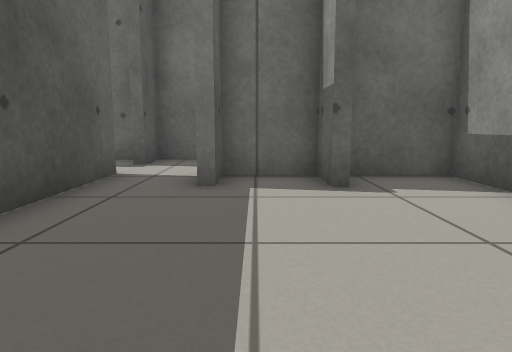
[1] (above)

12 first-person views from a walk through a world built for the Gazebo simulator. The camera is 0.5 m above the floor, tilts 8° down and sees 70° across. The floor is counted in squares, 0.5 m on a side. Each view is taken from the middle of a square. On the plan, view 1 faces up. The plan holds only what a view shows up to about 13 squares ahead; the rest is blank. The place goes on beyond the plan.

[2]
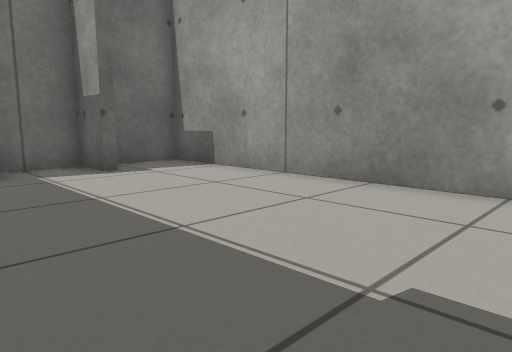

[3]
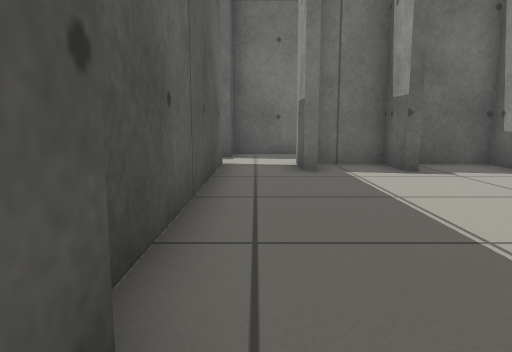

[4]
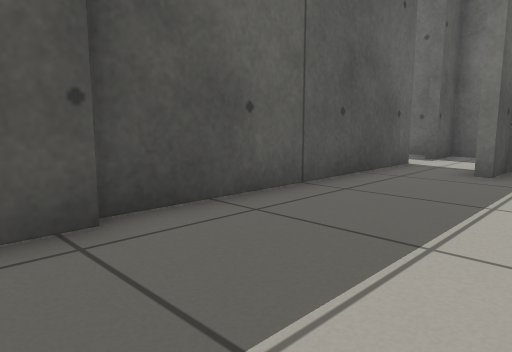

[5]
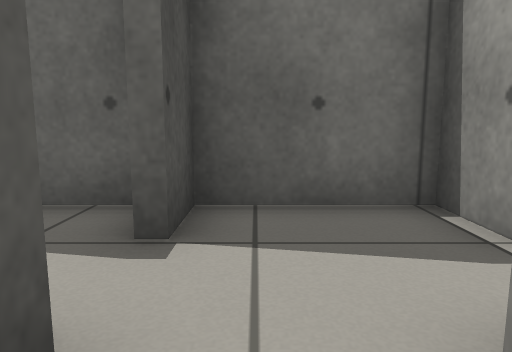

[6]
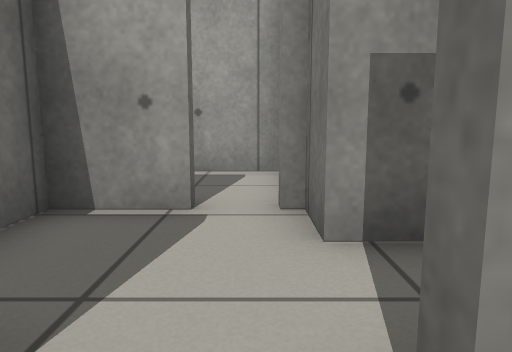

[7]
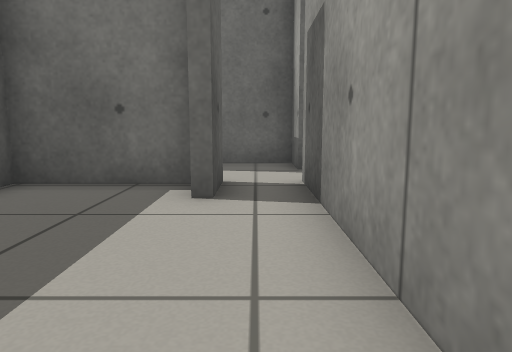

[8]
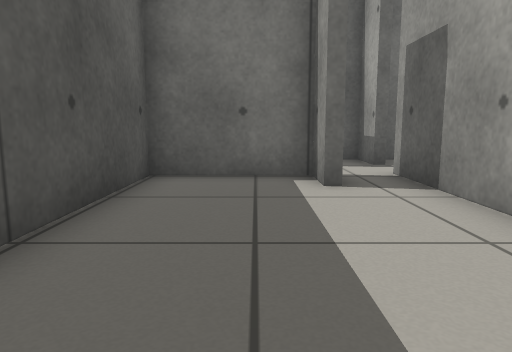

[9]
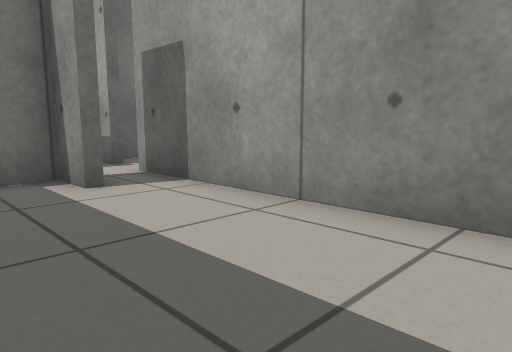

[10]
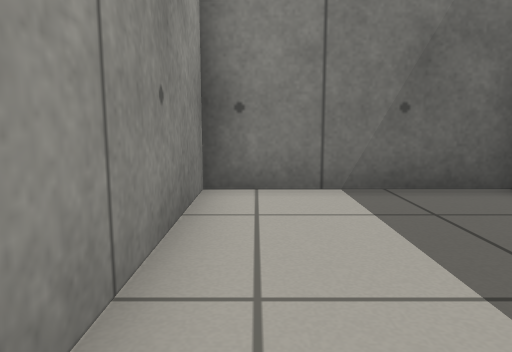

[11]
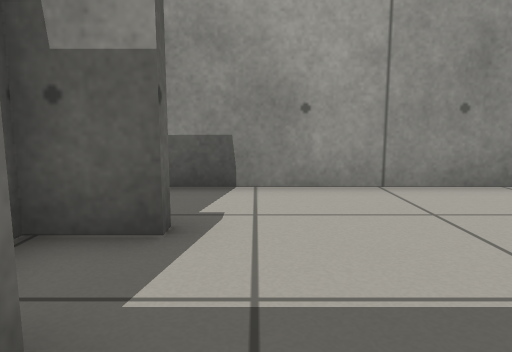

[12]
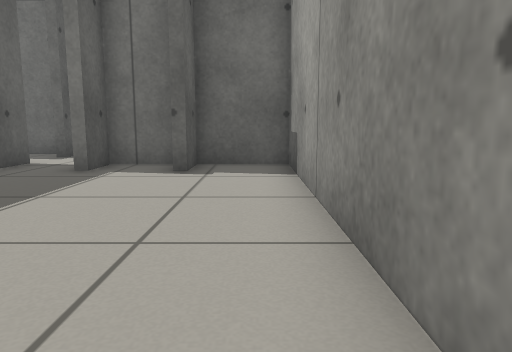

### Floor plan
Points are (right, up) in squares from view 1. A wall is a line through its corners. A room is listed if a view was taken in it or the views show most of it. See-through windows are left out.
Room 1 (views 1, 2, 3, 4, 5, 11, 12)
walls: (-1, 5.9) (-1, 7.5); (3.8, -1.1) (3.8, 7.1) (1.5, 7.1) (1.5, 5.9) (1.2, 5.9) (1.2, 7.1) (-0.7, 7.1) (-0.7, 5.9); (-2.9, 7.5) (-2.9, -0.5)
low walls: (-2.6, -0.5) (-2.6, -1.5)
ways out: opening at (-2, 6.5)
Room 2 (view 6)
walls: (-3.2, 9) (-3.2, 10.5) (-4.9, 10.5)
ways out: opening at (-4, 6.5) to room 3; opening at (-3, 8.5)
Room 3 (views 7, 8, 9, 10)
walls: (-4.6, 7.5) (-4.6, 5.9) (-4.9, 5.9) (-4.9, 7.1) (-8.1, 7.1) (-8.1, 2.9); (-8, -0.6) (-3.2, -0.6) (-3.2, 7.5)
ways out: opening at (-4, 6.5) to room 2

Positions as (right, up) in squares from view 1, and headings:
1: (0, 0), facing up
2: (-2, -2), facing up-right
3: (-2, -2), facing up
4: (1, -2), facing up-left
5: (-2, 6), facing up
6: (-4, 8), facing right
7: (-4, 1), facing up
8: (-6, 0), facing up
9: (-7, 0), facing up-right
10: (-4, 5), facing down
11: (-2, 5), facing right
12: (3, -2), facing up
